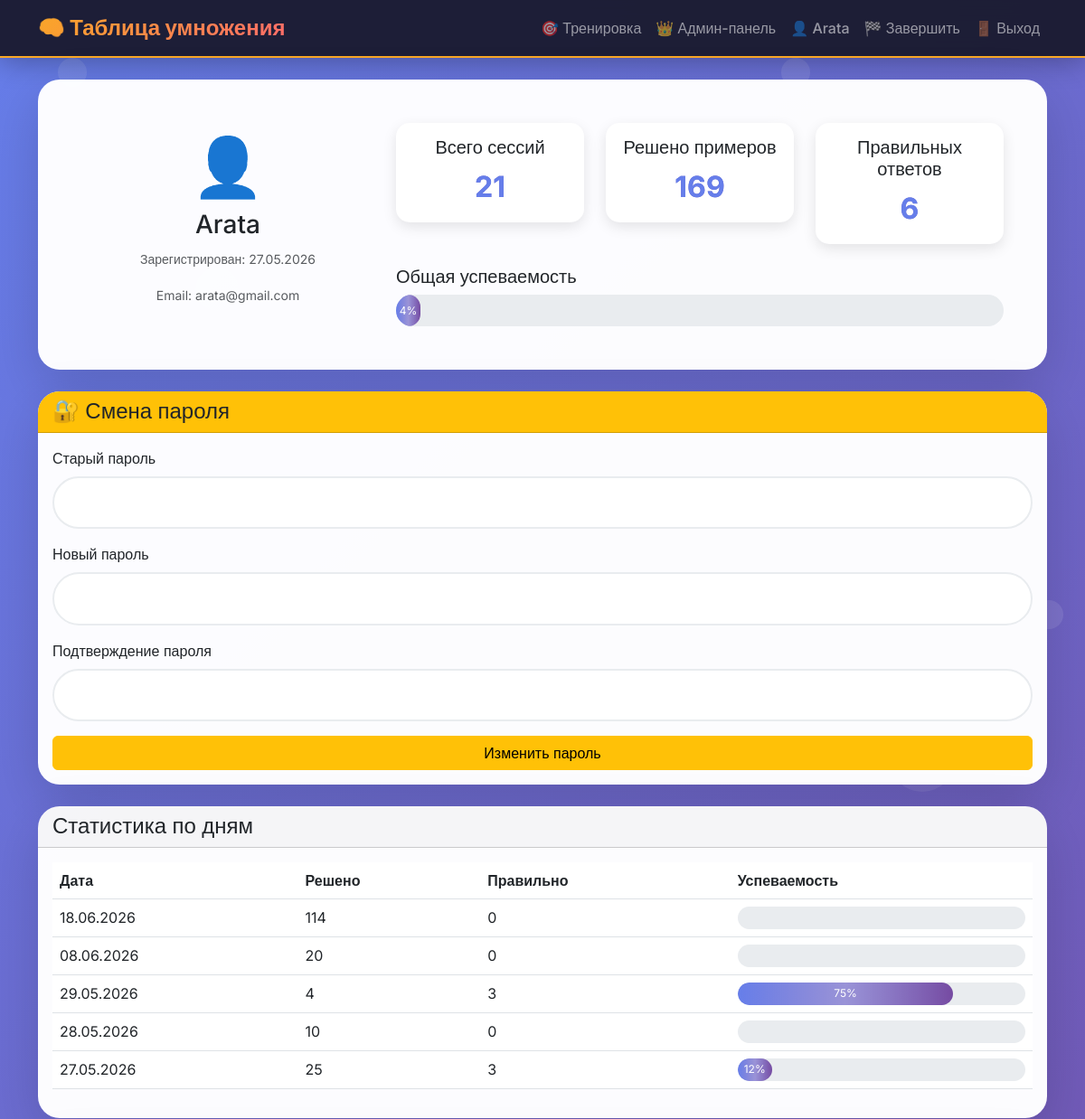
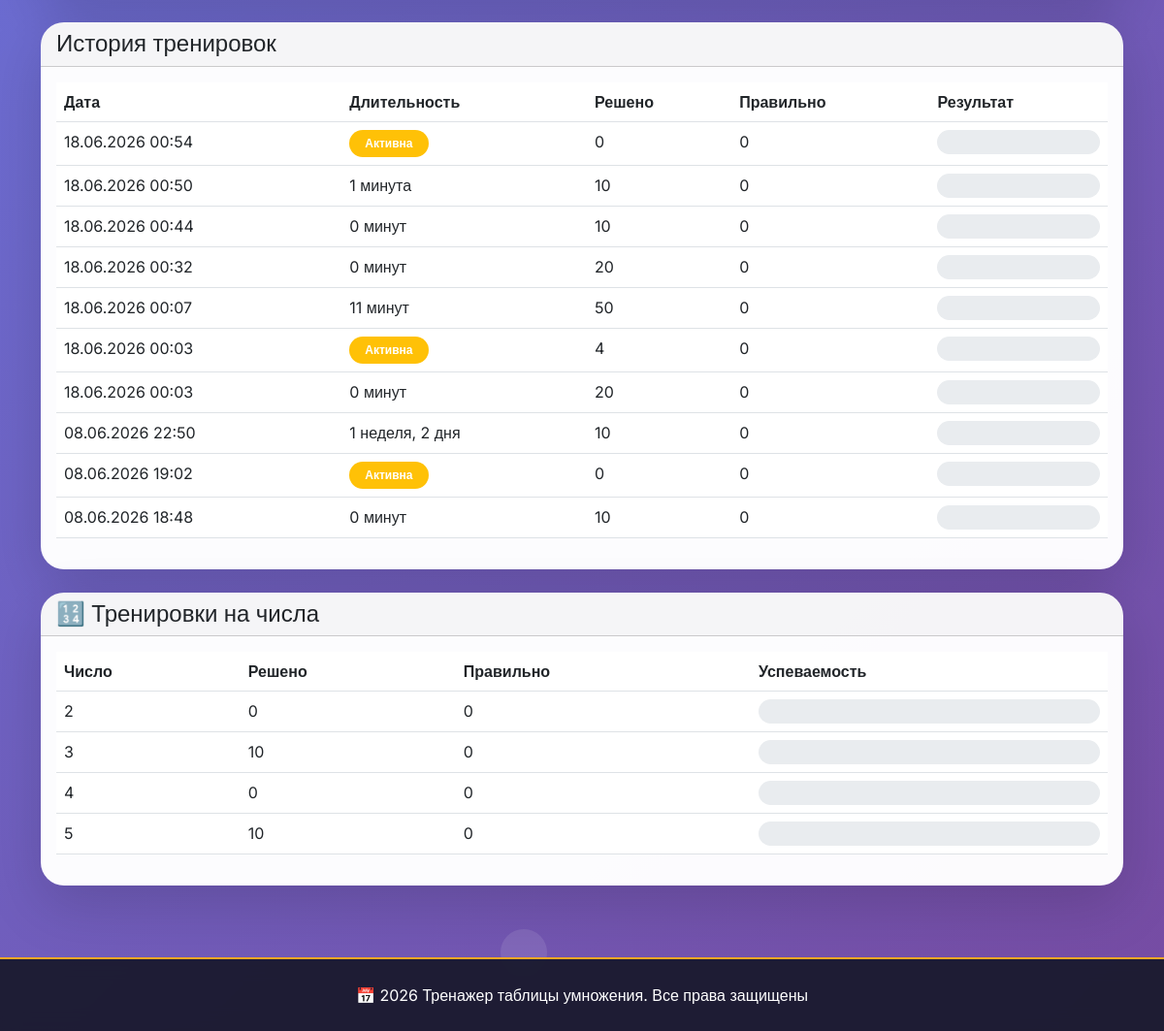
/profile/ (signed in), run on the app's committed database (2 pictures, top to bottom).
### trainer/models.py (models this page shows, shortened)
class UserProfile(models.Model):
    user = models.OneToOneField(User, on_delete=models.CASCADE, related_name='profile')
    total_questions = models.IntegerField(default=0)
    correct_answers = models.IntegerField(default=0)
    last_daily_challenge_date = models.DateField(null=True, blank=True)
    class Meta:
        verbose_name = 'Профиль пользователя'
        verbose_name_plural = 'Профили пользователей'
    @property
    def success_rate(self):
        if self.total_questions == 0:
            return 0
        return round((self.correct_answers / self.total_questions) * 100)

class TrainingSession(models.Model):
    user = models.ForeignKey(User, on_delete=models.CASCADE, related_name='sessions')
    start_time = models.DateTimeField(auto_now_add=True)
    end_time = models.DateTimeField(null=True, blank=True)
    total_questions = models.IntegerField(default=0)
    correct_answers = models.IntegerField(default=0)
    question_count = models.IntegerField(default=10)
    time_limit = models.IntegerField(default=60)
    class Meta:
        verbose_name = 'Сессия тренировки'
        verbose_name_plural = 'Сессии тренировок'
    @property
    def success_rate(self):
        if self.total_questions == 0:
            return 0
        return round((self.correct_answers / self.total_questions) * 100)

class TrainingOnNumber(models.Model):
    user = models.ForeignKey(User, on_delete=models.CASCADE, related_name='number_trainings')
    number = models.IntegerField()
    total_questions = models.IntegerField(default=0)
    correct_answers = models.IntegerField(default=0)
    class Meta:
        verbose_name = 'Тренировка на число'
        verbose_name_plural = 'Тренировки на числа'
        unique_together = ['user', 'number']
    @property
    def success_rate(self):
        if self.total_questions == 0:
            return 0
        return round((self.correct_answers / self.total_questions) * 100)

### trainer/views.py (the view)
# urls.py: path('profile/', views.profile_view, name='profile'),
@login_required
def profile_view(request):
    profile = request.user.profile
    all_sessions = TrainingSession.objects.filter(user=request.user).order_by('-start_time')
    last_sessions = all_sessions[:10]
    daily_stats = TrainingSession.objects.filter(
        user=request.user
    ).annotate(
        date=TruncDate('start_time')
    ).values('date').annotate(
        total_questions=Sum('total_questions'),
        correct_answers=Sum('correct_answers')
    ).order_by('-date')[:7]
    number_trainings = TrainingOnNumber.objects.filter(user=request.user)
    context = {
        'profile': profile,
        'all_sessions': all_sessions,
        'last_sessions': last_sessions,
        'daily_stats': daily_stats,
        'total_sessions': all_sessions.count(),
        'number_trainings': number_trainings,
    }
    return render(request, 'trainer/profile.html', context)

### trainer/templates/trainer/profile.html (shortened to what this page needs)
{% extends 'trainer/base.html' %}
{% block content %}
<div class="container mt-4">
    <div class="card mb-4">
        <div class="card-body p-5">
            <div class="row">
                <div class="col-md-4 text-center">
                    <span style="font-size: 4rem;">👤</span>
                    <h3>{{ user.username }}</h3>
                    <p class="text-muted"><small>Зарегистрирован: {{ user.date_joined|date:"d.m.Y" }}</small></p>
                    <p class="text-muted"><small>Email: {{ user.email|default:"не указан" }}</small></p>
                </div>
                <div class="col-md-8">
                    <div class="row">
                        <div class="col-md-4">
                            <div class="stat-card text-center">
                                <h5>Всего сессий</h5>
                                <div class="stat-number">{{ total_sessions }}</div>
                            </div>
                        </div>
                        <div class="col-md-4">
                            <div class="stat-card text-center">
                                <h5>Решено примеров</h5>
                                <div class="stat-number">{{ profile.total_questions }}</div>
                            </div>
                        </div>
                        <div class="col-md-4">
                            <div class="stat-card text-center">
                                <h5>Правильных ответов</h5>
                                <div class="stat-number">{{ profile.correct_answers }}</div>
                            </div>
                        </div>
                    </div>
                    <div class="mt-4">
                        <h5>Общая успеваемость</h5>
                        <div class="progress mt-2" style="height: 35px;">
                            <div class="progress-bar bg-success" style="width: {{ profile.success_rate }}%">
                                {{ profile.success_rate }}%
                            </div>
                        </div>
                    </div>
                </div>
            </div>
        </div>
    </div>
    <div class="card mb-4">
        <div class="card-header bg-warning">
            <h4 class="mb-0">🔐 Смена пароля</h4>
        </div>
        <div class="card-body">
            <form method="post" action="{% url 'change_password' %}">
                <div class="mb-3">
                    <label class="form-label">Старый пароль</label>
                    <input type="password" name="old_password" class="form-control" required>
                </div>
                <div class="mb-3">
                    <label class="form-label">Новый пароль</label>
                    <input type="password" name="new_password1" class="form-control" required>
                </div>
                <div class="mb-3">
                    <label class="form-label">Подтверждение пароля</label>
                    <input type="password" name="new_password2" class="form-control" required>
                </div>
                <button type="submit" class="btn btn-warning w-100">Изменить пароль</button>
            </form>
        </div>
    </div>
    {% if daily_stats %}
    <div class="card mb-4">
        <div class="card-header"><h4 class="mb-0">Статистика по дням</h4></div>
        <div class="card-body">
            <div class="table-responsive">
                <table class="table">
                    <thead><tr><th>Дата</th><th>Решено</th><th>Правильно</th><th>Успеваемость</th></tr></thead>
                    <tbody>
                        {% for stat in daily_stats %}
                        <tr>
                            <td>{{ stat.date|date:"d.m.Y" }}</td>
                            <td>{{ stat.total_questions }}</td>
                            <td>{{ stat.correct_answers }}</td>
                            <td><div class="progress" style="height: 25px;"><div class="progress-bar bg-success" style="width: {% widthratio stat.correct_answers stat.total_questions 100 %}%">{% widthratio stat.correct_answers stat.total_questions 100 %}%</div></div></td>
                        </tr>
                        {% endfor %}
                    </tbody>
                </table>
            </div>
        </div>
    </div>
    {% endif %}
    <div class="card mb-4">
        <div class="card-header"><h4 class="mb-0">История тренировок</h4></div>
        <div class="card-body">
            {% if last_sessions %}
                <div class="table-responsive">
                    <table class="table">
                        <thead><tr><th>Дата</th><th>Длительность</th><th>Решено</th><th>Правильно</th><th>Результат</th></tr></thead>
                        <tbody>
                            {% for session in last_sessions %}
                            <tr>
                                <td>{{ session.start_time|date:"d.m.Y H:i" }}</td>
                                <td>{% if session.end_time %}{{ session.start_time|timesince:session.end_time }}{% else %}<span class="badge bg-warning">Активна</span>{% endif %}</td>
                                <td>{{ session.total_questions }}</td>
                                <td>{{ session.correct_answers }}</td>
                                <td><div class="progress" style="height: 25px;"><div class="progress-bar bg-success" style="width: {{ session.success_rate }}%">{{ session.success_rate }}%</div></div></td>
                            </tr>
                            {% endfor %}
                        </tbody>
                    </table>
                </div>
            {% else %}
                <div class="text-center p-5"><p>Нет завершенных тренировок</p><a href="{% url 'trainer' %}" class="btn btn-primary">Начать тренировку</a></div>
            {% endif %}
        </div>
    </div>
    {% if number_trainings %}
    <div class="card mb-4">
        <div class="card-header"><h4 class="mb-0">🔢 Тренировки на числа</h4></div>
        <div class="card-body">
            <div class="table-responsive">
                <table class="table">
                    <thead><tr><th>Число</th><th>Решено</th><th>Правильно</th><th>Успеваемость</th></tr></thead>
                    <tbody>
                        {% for training in number_trainings %}
                        <tr>
                            <td>{{ training.number }}</td>
                            <td>{{ training.total_questions }}</td>
                            <td>{{ training.correct_answers }}</td>
                            <td><div class="progress" style="height: 25px;"><div class="progress-bar bg-success" style="width: {{ training.success_rate }}%">{{ training.success_rate }}%</div></div></td>
                        </tr>
                        {% endfor %}
                    </tbody>
                </table>
            </div>
        </div>
    </div>
    {% endif %}
</div>
{% endblock %}

### trainer/templates/trainer/base.html (shortened to what this page needs)
<!DOCTYPE html>
<html lang="ru">
<head>
    <link href="https://cdn.jsdelivr.net/npm/bootstrap@5.3.0-alpha1/dist/css/bootstrap.min.css" rel="stylesheet">
</head>
<body>
    <nav class="navbar navbar-expand-lg navbar-dark">
        <div class="container">
            <a class="navbar-brand" href="{% url 'trainer' %}">
            </a>
            <div class="collapse navbar-collapse" id="navbarNav">
                <ul class="navbar-nav ms-auto">
                    <li class="nav-item">
                        <a class="nav-link" href="{% url 'trainer' %}">🎯 Тренировка</a>
                    </li>
                    {% if user.is_authenticated %}
                        {% if user.is_staff or user.is_superuser %}
                            <li class="nav-item">
                                <a class="nav-link" href="{% url 'admin_panel' %}">👑 Админ-панель</a>
                            </li>
                        {% endif %}
                        <li class="nav-item">
                            <a class="nav-link" href="{% url 'profile' %}">👤 {{ user.username }}</a>
                        </li>
                        <li class="nav-item">
                            <a class="nav-link" href="{% url 'end_session' %}">🏁 Завершить</a>
                        </li>
                        <li class="nav-item">
                            <a class="nav-link" href="{% url 'logout' %}">🚪 Выход</a>
                        </li>
                    {% endif %}
                </ul>
            </div>
        </div>
    </nav>
    <main>
        {% block content %}{% endblock %}
    </main>
    <footer>
        <div class="container text-center">
            <p class="mb-0">📅 2026 Тренажер таблицы умножения. Все права защищены</p>
        </div>
    </footer>
</body>
</html>

### trainer/templates/trainer/base.html (style rules this page uses)
* { font-family: 'Inter', sans-serif; }
body { background: linear-gradient(135deg, #667eea 0%, #764ba2 100%); min-height: 100vh; display: flex; flex-direction: column; position: relative; }
body::before { content: ''; position: fixed; top: 0; left: 0; right: 0; bottom: 0; pointer-events: none; z-index: 0; }
main { flex: 1; position: relative; z-index: 1; }
.navbar { background: rgba(26, 26, 46, 0.95) !important; backdrop-filter: blur(10px); box-shadow: 0 4px 30px rgba(0,0,0,0.3); border-bottom: 2px solid #f9a826; }
.navbar-brand { font-weight: 800; font-size: 1.5rem; background: linear-gradient(135deg, #f9a826, #ff6b6b); -webkit-background-clip: text; background-clip: text; color: transparent !important; }
.nav-link { font-weight: 500; transition: all 0.3s ease; position: relative; }
.nav-link::after { content: ''; position: absolute; bottom: -5px; left: 50%; transform: translateX(-50%); width: 0; height: 2px; background: #f9a826; transition: width 0.3s ease; }
.card { border: none; border-radius: 24px; background: rgba(255, 255, 255, 0.98); box-shadow: 0 20px 60px rgba(0,0,0,0.15); transition: all 0.3s ease; overflow: hidden; }
.progress { border-radius: 50px; background-color: #e9ecef; overflow: hidden; }
.progress-bar { background: linear-gradient(90deg, #667eea, #764ba2); border-radius: 50px; transition: width 0.5s ease; position: relative; overflow: hidden; }
.progress-bar::after { content: ''; position: absolute; top: 0; left: 0; right: 0; bottom: 0; background: linear-gradient(90deg, transparent, rgba(255,255,255,0.3), transparent); animation: shimmer 2s infinite; }
input.form-control { border-radius: 50px; border: 2px solid #e9ecef; padding: 14px 20px; font-size: 1.1rem; transition: all 0.3s ease; background: white; }
footer { background: rgba(26, 26, 46, 0.95); backdrop-filter: blur(10px); color: white; padding: 25px 0; margin-top: 50px; border-top: 2px solid #f9a826; }
.badge { padding: 8px 16px; border-radius: 50px; font-weight: 600; }
.stat-card { background: linear-gradient(135deg, #f8f9fa, #e9ecef); border-radius: 20px; padding: 20px; text-align: center; transition: all 0.3s ease; }
.stat-number { font-size: 2.5rem; font-weight: 800; background: linear-gradient(135deg, #667eea, #764ba2); -webkit-background-clip: text; background-clip: text; color: transparent; }

### trainer/templates/trainer/profile.html (style rules this page uses)
.stat-card { background: white; border-radius: 15px; padding: 15px; box-shadow: 0 5px 15px rgba(0,0,0,0.1); }
.stat-number { font-size: 2rem; font-weight: 700; color: #667eea; }

### data on the page
UserProfile: total_questions "169", correct_answers "6", success_rate "4"
TrainingSession: start_time "18.06.2026 00:54", shows "Активна", total_questions "0", correct_answers "0"
TrainingSession: start_time "18.06.2026 00:50", start_time "1 минута", total_questions "10", correct_answers "0"
TrainingSession: start_time "18.06.2026 00:44", start_time "0 минут", total_questions "10", correct_answers "0"
TrainingSession: start_time "18.06.2026 00:32", start_time "0 минут", total_questions "20", correct_answers "0"
TrainingSession: start_time "18.06.2026 00:07", start_time "11 минут", total_questions "50", correct_answers "0"
TrainingSession: start_time "18.06.2026 00:03", shows "Активна", total_questions "4", correct_answers "0"
TrainingSession: start_time "18.06.2026 00:03", start_time "0 минут", total_questions "20", correct_answers "0"
TrainingSession: start_time "08.06.2026 22:50", start_time "1 неделя, 2 дня", total_questions "10", correct_answers "0"
TrainingSession: start_time "08.06.2026 19:02", shows "Активна", total_questions "0", correct_answers "0"
TrainingSession: start_time "08.06.2026 18:48", start_time "0 минут", total_questions "10", correct_answers "0"
TrainingOnNumber: number "2", total_questions "0", correct_answers "0"
TrainingOnNumber: number "3", total_questions "10", correct_answers "0"
TrainingOnNumber: number "4", total_questions "0", correct_answers "0"
TrainingOnNumber: number "5", total_questions "10", correct_answers "0"

### other printed values
{{ user.username }} "Arata"
{{ user.date_joined|date:"d.m.Y" }} "27.05.2026"
{{ user.email|default:"не указан" }} "arata@gmail.com"
{{ total_sessions }} "21"
{{ stat.date|date:"d.m.Y" }} "18.06.2026" "08.06.2026" "29.05.2026" "28.05.2026" "27.05.2026"
{{ stat.total_questions }} "114" "20" "4" "10" "25"
{{ stat.correct_answers }} "0" "0" "3" "0" "3"
